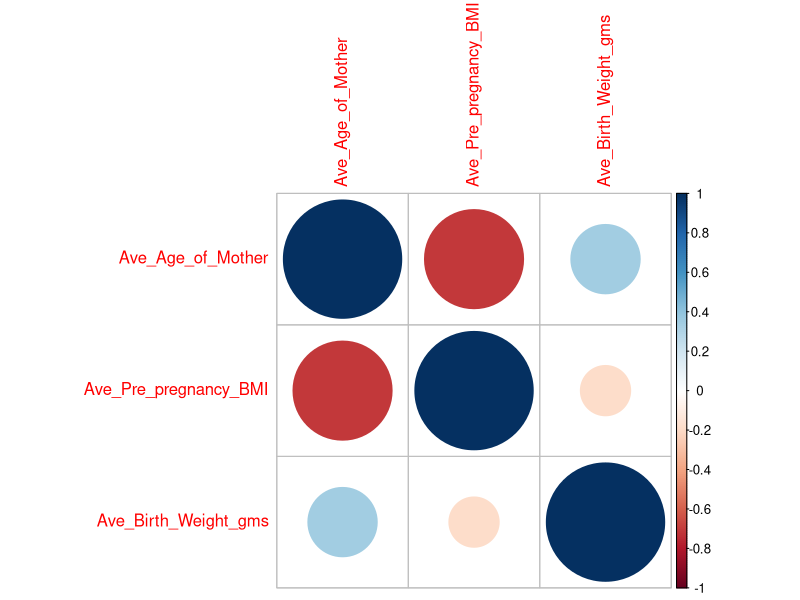
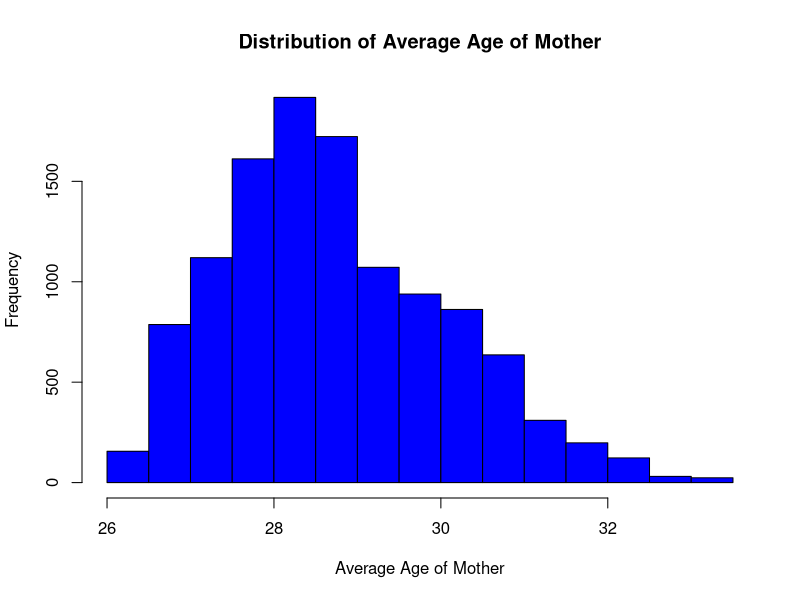
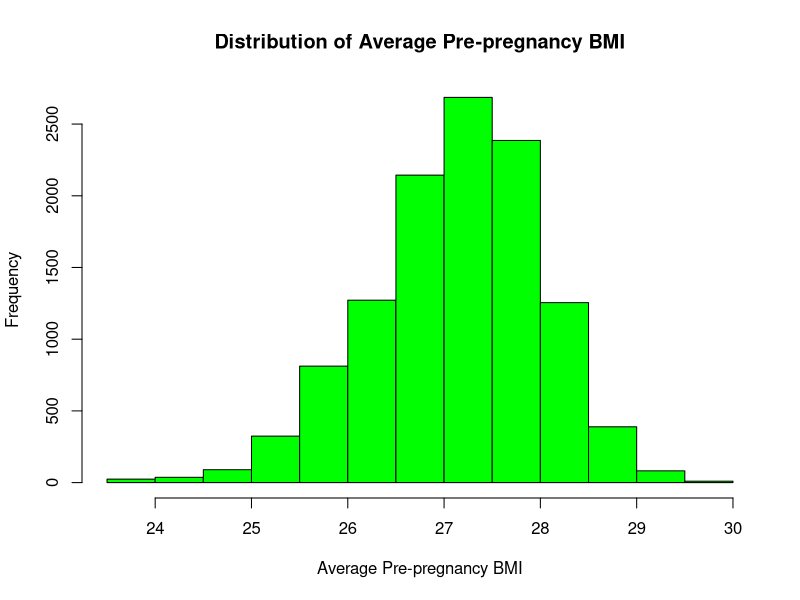
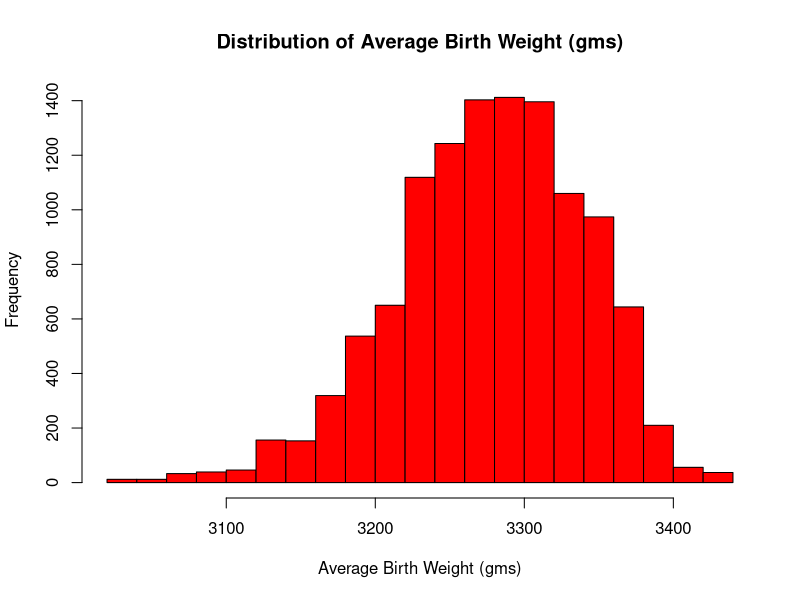
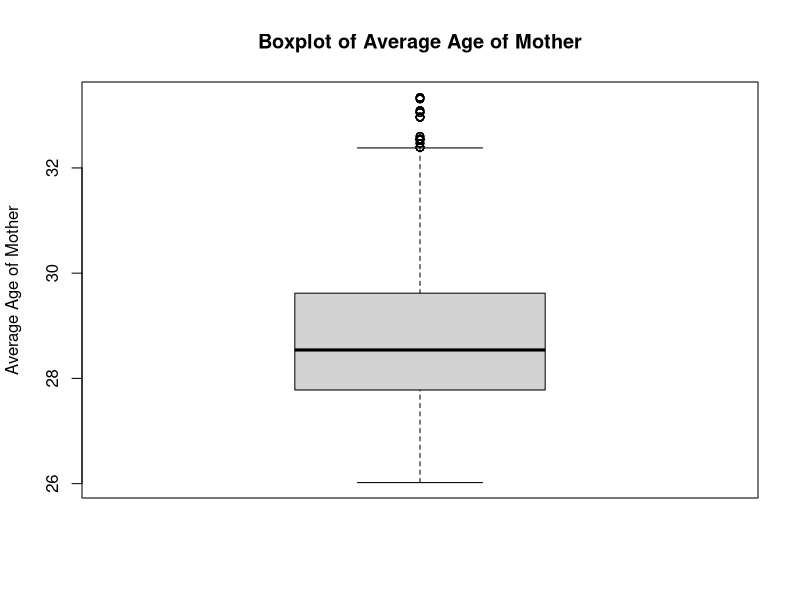
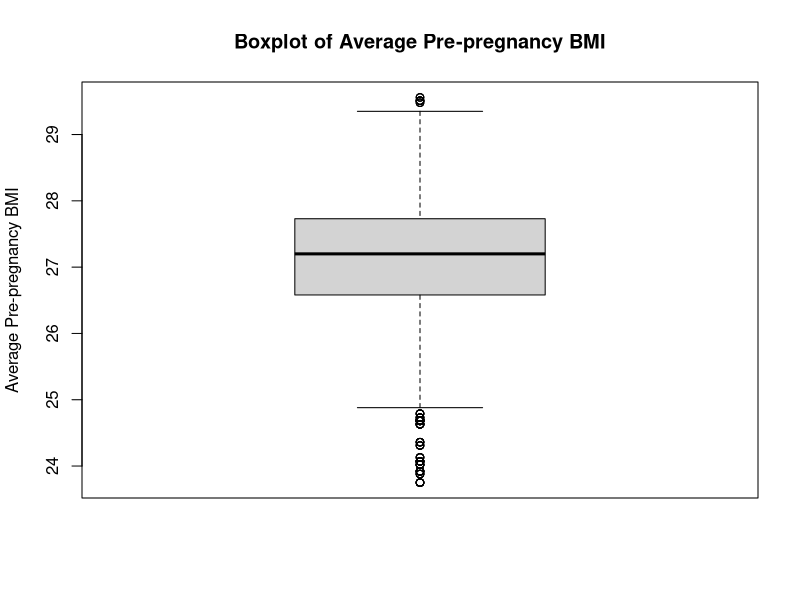
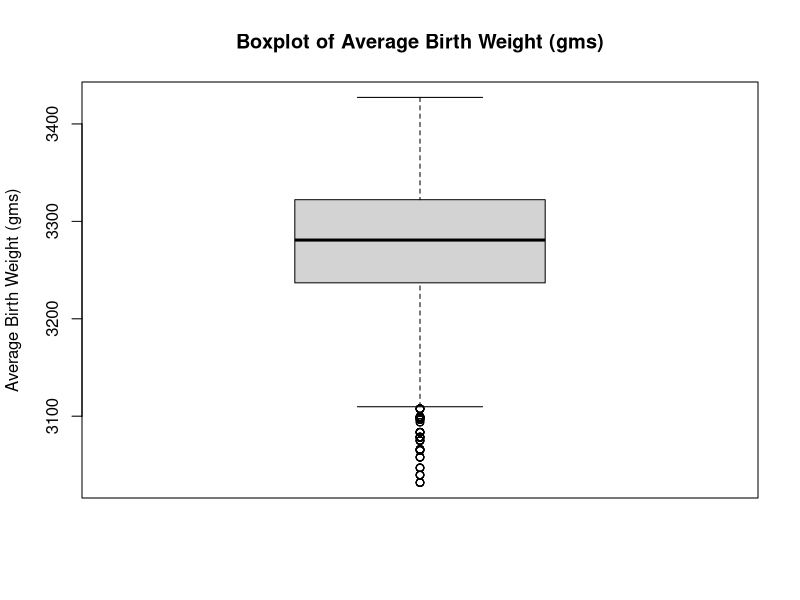
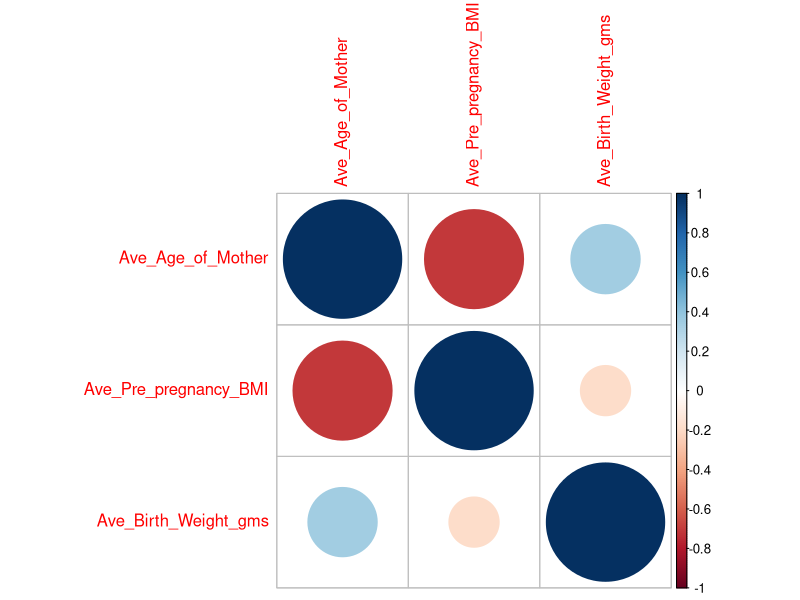

Here is the R script that generated these plots, in order: (Note: this script raises an error after producing the figures.)
## ---- chunk 1
knitr::opts_chunk$set(echo = TRUE)
## ---- chunk 2
# Load necessary libraries
library(ggplot2)
library(dplyr)
library(randomForest)
library(tidyverse)
library(tidyr)
library(caret)
library(corrplot)

# Read the data
data <- read.csv("cdc_county_data.csv")
head(data,5)


## ---- chunk 3
# EDA: Descriptive Statistics
descriptive_stats <- summary(data)

# EDA: Distribution Analysis
pdf("distribution_analysis.pdf")
hist(data$Ave_Age_of_Mother, main="Distribution of Average Age of Mother", xlab="Average Age of Mother", col="blue", border="black")
hist(data$Ave_Pre_pregnancy_BMI, main="Distribution of Average Pre-pregnancy BMI", xlab="Average Pre-pregnancy BMI", col="green", border="black")
hist(data$Ave_Birth_Weight_gms, main="Distribution of Average Birth Weight (gms)", xlab="Average Birth Weight (gms)", col="red", border="black")
dev.off()

# EDA: Outlier Detection
pdf("boxplot_analysis.pdf")
boxplot(data$Ave_Age_of_Mother, main="Boxplot of Average Age of Mother", ylab="Average Age of Mother")
boxplot(data$Ave_Pre_pregnancy_BMI, main="Boxplot of Average Pre-pregnancy BMI", ylab="Average Pre-pregnancy BMI")
boxplot(data$Ave_Birth_Weight_gms, main="Boxplot of Average Birth Weight (gms)", ylab="Average Birth Weight (gms)")
dev.off()

# EDA: Initial Correlation Assessment
key_variables <- data[, c("Ave_Age_of_Mother", "Ave_Pre_pregnancy_BMI", "Ave_Birth_Weight_gms")]
correlation_matrix <- cor(key_variables, use="complete.obs")
corrplot(correlation_matrix, method="circle")

# Save the correlation plot
pdf("correlation_matrix.pdf")
corrplot(correlation_matrix, method="circle")
dev.off()

# Initial Visualization: Scatter Plot - Example
pdf("scatter_plot.pdf")
ggplot(data, aes(x=Ave_Age_of_Mother, y=Ave_Birth_Weight_gms)) +
  geom_point() +
  labs(title="Scatter Plot: Age of Mother vs Birth Weight", x="Average Age of Mother", y="Average Birth Weight (gms)")
dev.off()

## ---- chunk 4
# Install and load necessary libraries
if (!require("caret")) install.packages("caret")
library(caret)
if (!require("randomForest")) install.packages("randomForest")
library(randomForest)
if (!require("ROSE")) install.packages("ROSE")
library(ROSE)

# Selecting relevant predictors and the target variable
predictors <- data %>% select(Ave_Age_of_Mother, Ave_Pre_pregnancy_BMI, Ave_Birth_Weight_gms, Ave_Number_of_Prenatal_Wks, Maternal_Morbidity_YN)
target <- data$Births # Or any other relevant target variable

# Splitting data into training and test sets
set.seed(123)
trainIndex <- createDataPartition(target, p = .8, list = FALSE, times = 1)
trainData <- predictors[trainIndex, ]
testData <- predictors[-trainIndex, ]
trainTarget <- target[trainIndex]
testTarget <- target[-trainIndex]

# Training a Random Forest model
rf_model <- randomForest(trainData, as.factor(trainTarget), ntree = 100)
rf_importance <- importance(rf_model)

# Displaying feature importance
print(rf_importance)

## ---- chunk 5
# Check data types before conversion
str(svm_trainData)

# Convert to numeric, handle non-numeric columns appropriately
svm_trainData <- data.frame(lapply(svm_trainData, function(x) {
  if (is.factor(x) || is.character(x)) {
    as.numeric(as.factor(x))  # Convert factors or characters to numeric
  } else {
    as.numeric(x)  # Convert other types to numeric
  }
}))

# Ensure target variable is numeric
svm_trainTarget <- as.numeric(svm_trainTarget)

# Check again for NAs
sum(is.na(svm_trainData))
sum(is.na(svm_trainTarget))

# Verify the distribution of the target variable after sampling
table(svm_trainTarget)

# Retrain the SVM model
svm_model <- svm(x = svm_trainData, y = svm_trainTarget, kernel = "radial", cost = 0.5)

# Checkpoint 1: Model training completed
print("SVM model trained successfully.")

# Prepare test data for prediction
testData <- data.frame(lapply(testData, function(x) {
  if (is.factor(x) || is.character(x)) {
    as.numeric(as.factor(x))
  } else {
    as.numeric(x)
  }
}))

# Checkpoint 2: Test data prepared for prediction
print("Test data prepared.")

# Make predictions
svm_prediction <- predict(svm_model, testData)

# Checkpoint 3: Prediction completed
print("Prediction completed.")

# Calculate RMSE
testTarget <- as.numeric(testTarget)  # Ensure testTarget is numeric
svm_rmse <- sqrt(mean((svm_prediction - testTarget)^2))

# Checkpoint 4: RMSE calculated
print("RMSE calculated.")

# Output RMSE
print(svm_rmse)

## ---- chunk 6
# Check data types before conversion
str(svm_trainData)

# Convert to numeric, handle non-numeric columns appropriately
svm_trainData <- data.frame(lapply(svm_trainData, function(x) {
  if (is.factor(x) || is.character(x)) {
    as.numeric(as.factor(x))  # Convert factors or characters to numeric
  } else {
    as.numeric(x)  # Convert other types to numeric
  }
}))

# Ensure target variable is numeric
svm_trainTarget <- as.numeric(svm_trainTarget)

# Check again for NAs
sum(is.na(svm_trainData))
sum(is.na(svm_trainTarget))

# Verify the distribution of the target variable after sampling
table(svm_trainTarget)

# Retrain the SVM model
svm_model <- svm(x = svm_trainData, y = svm_trainTarget, kernel = "sigmoid", cost = 0.5)

# Checkpoint 1: Model training completed
print("SVM model trained successfully.")

# Prepare test data for prediction
testData <- data.frame(lapply(testData, function(x) {
  if (is.factor(x) || is.character(x)) {
    as.numeric(as.factor(x))
  } else {
    as.numeric(x)
  }
}))

# Checkpoint 2: Test data prepared for prediction
print("Test data prepared.")

# Make predictions
svm_prediction <- predict(svm_model, testData)

# Checkpoint 3: Prediction completed
print("Prediction completed.")

# Calculate RMSE
testTarget <- as.numeric(testTarget)  # Ensure testTarget is numeric
svm_rmse <- sqrt(mean((svm_prediction - testTarget)^2))

# Checkpoint 4: RMSE calculated
print("RMSE calculated.")

# Output RMSE
print(svm_rmse)

## ---- chunk 7
# Check data types before conversion
str(svm_trainData)

# Convert to numeric, handle non-numeric columns appropriately
svm_trainData <- data.frame(lapply(svm_trainData, function(x) {
  if (is.factor(x) || is.character(x)) {
    as.numeric(as.factor(x))  # Convert factors or characters to numeric
  } else {
    as.numeric(x)  # Convert other types to numeric
  }
}))

# Ensure target variable is numeric
svm_trainTarget <- as.numeric(svm_trainTarget)

# Check again for NAs
sum(is.na(svm_trainData))
sum(is.na(svm_trainTarget))

# Verify the distribution of the target variable after sampling
table(svm_trainTarget)

# Retrain the SVM model
svm_model <- svm(x = svm_trainData, y = svm_trainTarget, kernel = "polynomial", cost = 0.5)

# Checkpoint 1: Model training completed
print("SVM model trained successfully.")

# Prepare test data for prediction
testData <- data.frame(lapply(testData, function(x) {
  if (is.factor(x) || is.character(x)) {
    as.numeric(as.factor(x))
  } else {
    as.numeric(x)
  }
}))

# Checkpoint 2: Test data prepared for prediction
print("Test data prepared.")

# Make predictions
svm_prediction <- predict(svm_model, testData)

# Checkpoint 3: Prediction completed
print("Prediction completed.")

# Calculate RMSE
testTarget <- as.numeric(testTarget)  # Ensure testTarget is numeric
svm_rmse <- sqrt(mean((svm_prediction - testTarget)^2))

# Checkpoint 4: RMSE calculated
print("RMSE calculated.")

# Output RMSE
print(svm_rmse)
